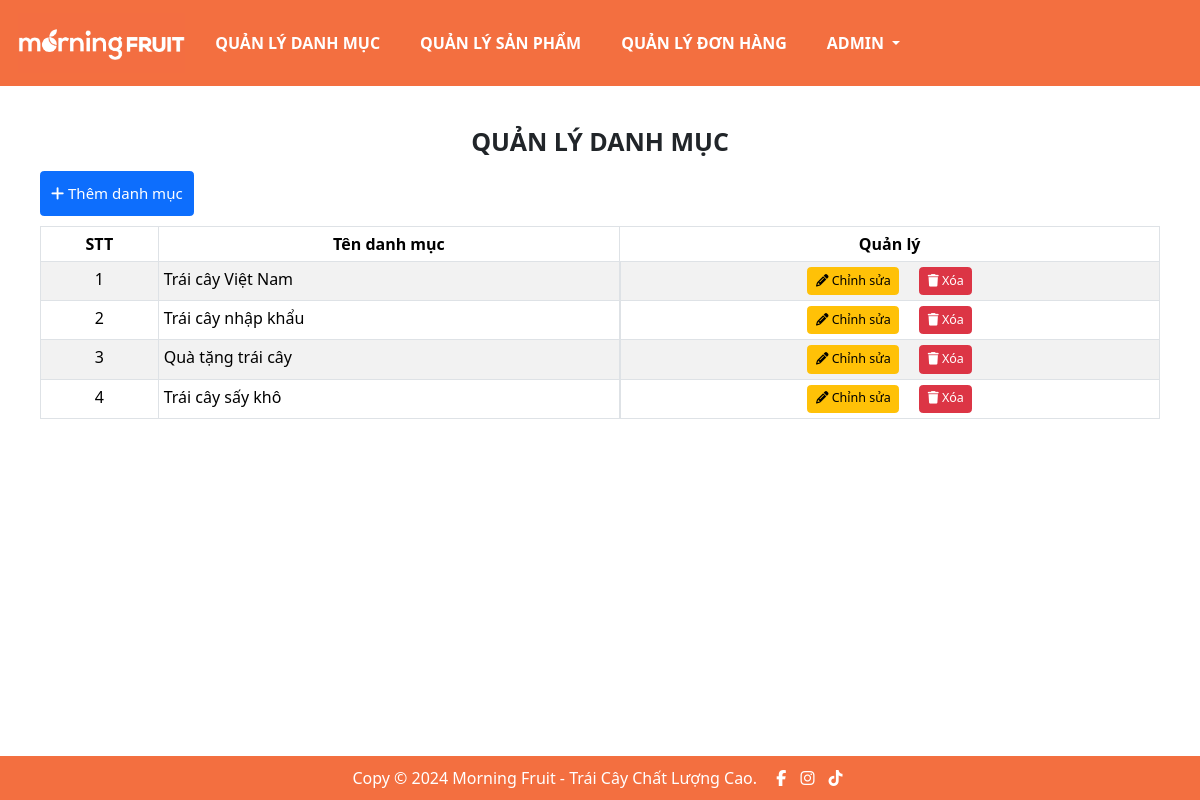
The app's page /category_list.php (signed in) with its own data.
### tables this page shows
CREATE TABLE `categories` (
  `cat_id` int(11) UNSIGNED NOT NULL,
  `cat_name` varchar(255) NOT NULL
);

### libraries/Psr4AutoloaderClass.php (called while the page is built, shortened)
<?php
class Psr4AutoloaderClass
{
	protected $prefixes = array();
	public function addNamespace($prefix, $base_dir, $prepend = false)
	{
		$prefix = trim($prefix, '\\') . '\\';
		$base_dir = rtrim($base_dir, DIRECTORY_SEPARATOR) . '/';
		if (isset($this->prefixes[$prefix]) === false) {
			$this->prefixes[$prefix] = array();
		}
		if ($prepend) {
			array_unshift($this->prefixes[$prefix], $base_dir);
		} else {
			array_push($this->prefixes[$prefix], $base_dir);
		}
	}
	public function loadClass($class)
	{
		$prefix = $class;
		while (false !== $pos = strrpos($prefix, '\\')) {
			$prefix = substr($class, 0, $pos + 1);
			$relative_class = substr($class, $pos + 1);
			$mapped_file = $this->loadMappedFile($prefix, $relative_class);
			if ($mapped_file) {
				return $mapped_file;
			}
			$prefix = rtrim($prefix, '\\');
		}
		return false;
	}
	protected function loadMappedFile($prefix, $relative_class)
	{
		foreach ($this->prefixes[$prefix] as $base_dir) {
			$file = $base_dir
				. str_replace('\\', '/', $relative_class)
				. '.php';
			if ($this->requireFile($file)) {
				return $file;
			}
		}
		return false;
	}
	protected function requireFile($file)
	{
		if (file_exists($file)) {
			return true;
		}
		return false;
	}
}

### src/classes/Category.php (called while the page is built, shortened)
<?php
class Category
{
    private ?PDO $db;
    private int $cat_id = -1;
    public $cat_name;
    public function getID(): int
    {
        return $this->cat_id;
    }
    public function __construct(?PDO $pdo)
    {
        $this->db = $pdo;
    }
    public function all(): array
    {
        $categories = [];
        $statement = $this->db->prepare('SELECT * FROM categories');
        $statement->execute();
        while ($row = $statement->fetch()) {
            $category = new Category($this->db);
            $category->fillFromDB($row);
            $categories[] = $category;
        }
        return $categories;
    }
    protected function fillFromDB(array $row): Category
    {
        [
            'cat_id' => $this->cat_id,
            'cat_name' => $this->cat_name
        ] = $row;
        return $this;
    }
}

### src/functions.php (called while the page is built, shortened)
<?php
function html_escape(string|null $text): string
{
    return htmlspecialchars($text ?? '', ENT_QUOTES, 'UTF-8', false);
}

### public/category_list.php (the view, shortened to what this page needs)
<?php
require_once __DIR__ . '/../src/bootstrap.php';
$category = new Category($PDO);
$categories = $category->all();
$i = 0;
include_once __DIR__ . '/../src/partials/header.php'
?>
<body>
    <?php include_once __DIR__ . '/../src/partials/navbar.php' ?>
    <div class="container">
        <?php
        include_once __DIR__ . '/../src/partials/heading.php';
        ?>
        <div class="row">
            <div class="col-12">
                <a href="category_add.php" class="btn btn-primary mb-3 fs-4 p-3">
                    <i class="fa fa-plus"></i> Thêm danh mục
                </a>
                <table id="contacts" class="table table-striped table-bordered">
                    <thead>
                        <tr class="text-center">
                            <th scope="col">STT</th>
                            <th scope="col">Tên danh mục</th>
                            <th scope="col">Quản lý</th>
                        </tr>
                    </thead>
                    <tbody>
                        <?php
                        foreach ($categories as $category) :
                            $i++;
                        ?>
                            <tr>
                                <td class="text-center"><?= $i ?></td>
                                <td><?= html_escape($category->cat_name) ?></td>
                                <td class="d-flex justify-content-center">
                                    <a href="<?= 'category_edit.php?id=' . $category->getID() ?>" class="btn btn-xs btn-warning fs-5 me-3">
                                        <i alt="Edit" class="fa fa-pencil"></i> Chỉnh sửa</a>
                                    <form action="category_delete.php" method="POST" class="form-inline ml-1">
                                        <button type="submit" name="delete-cat" class="btn btn-xs btn-danger fs-5 ms-3" data-bs-toggle="modal" data-bs-target="#delete-confirm">
                                            <i alt="Delete" class="fa fa-trash"></i> Xóa</a>
                                        </button>
                                    </form>
                                </td>
                            </tr>
                        <?php endforeach ?>
                    </tbody>
                </table>
            </div>
        </div>
    </div>
    <?php include_once __DIR__ . '/../src/partials/footer.php' ?>
</body>
</html>

### public/css/base.css (style rules this page uses)
:root { --primary-color: #f36f40; --white-color: #fff; --black-color: #000; --text-color: #333; }
* { padding: 0; margin: 0; box-sizing: inherit; }
html { color: var(--black-color); font-size: 62.5%; line-height: 1.6rem; font-family: Verdana, Geneva, Tahoma, sans-serif; background-color: var(--white-color); box-sizing: border-box; }
a { text-decoration: none; }

### public/css/main.css (style rules this page uses)
.container { font-size: 1.6rem; }
button { border: none; background-color: transparent; }
html { margin:0; padding:0; height:100%; }
body { min-height:100%; position:relative; }
.container { padding:10px; padding-bottom:60px; }

### records on screen
categories: cat_name "Trái cây Việt Nam"
categories: cat_name "Trái cây nhập khẩu"
categories: cat_name "Quà tặng trái cây"
categories: cat_name "Trái cây sấy khô"

### other values on screen
$subtitle "QUẢN LÝ DANH MỤC"
